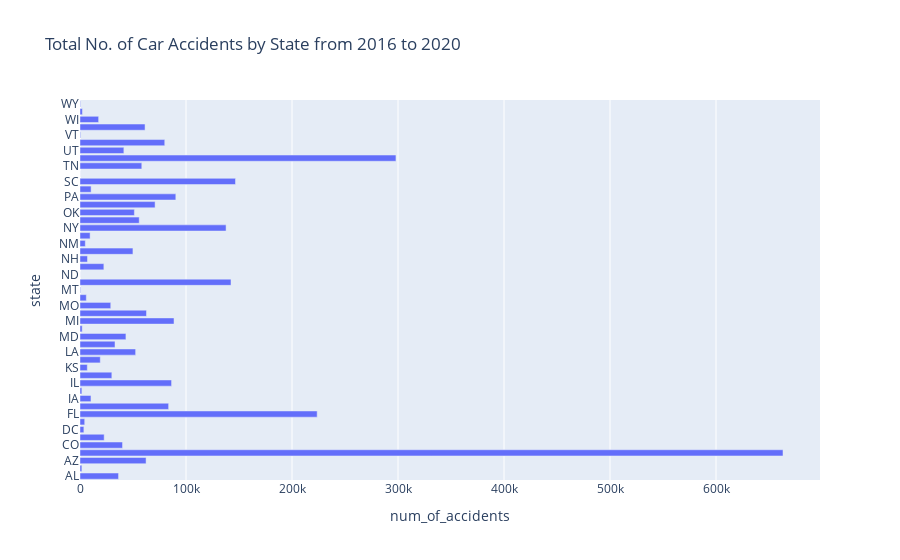

Notebook source saved alongside this figure:
### Markdown cell above
**What are the total number of accidents across each state?**

### Code cell
query = """
    SELECT state, COUNT(accident_id) 
    FROM accidents GROUP BY state;
    """
cur.execute(query)
data = cur.fetchall()

df = pd.DataFrame.from_records(data, columns=['state', 'num_of_accidents'])
fig = px.bar(df, x='num_of_accidents', y='state', 
             title="Total No. of Car Accidents by State from 2016 to 2020")
fig.show()

### Figure 1 — Plotly figure (JSON) as saved in the notebook; plotly's stock layout.template omitted (floating-point values rounded to 4 significant figures)
{"data": [{"alignmentgroup": "True", "hovertemplate": "num_of_accidents=%{x}<br>state=%{y}<extra></extra>", "legendgroup": "", "marker": {"color": "#636efa"}, "name": "", "offsetgroup": "", "orientation": "h", "showlegend": false, "textposition": "auto", "type": "bar", "x": [36369, 1749, 62330, 663204, 40124, 22803, 3653, 4434, 223746, 83620, 10346, 1757, 86390, 30040, 6887, 19122, 52481, 33014, 43328, 2065, 88694, 62727, 29012, 5961, 504, 142460, 43, 22505, 7064, 49942, 5020, 9524, 137799, 55863, 51297, 70840, 90395, 10483, 146689, 60, 58289, 298062, 41385, 79957, 585, 61367, 17580, 2274, 492], "xaxis": "x", "y": ["AL", "AR", "AZ", "CA", "CO", "CT", "DC", "DE", "FL", "GA", "IA", "ID", "IL", "IN", "KS", "KY", "LA", "MA", "MD", "ME", "MI", "MN", "MO", "MS", "MT", "NC", "ND", "NE", "NH", "NJ", "NM", "NV", "NY", "OH", "OK", "OR", "PA", "RI", "SC", "SD", "TN", "TX", "UT", "VA", "VT", "WA", "WI", "WV", "WY"], "yaxis": "y"}], "layout": {"barmode": "relative", "legend": {"tracegroupgap": 0}, "title": {"text": "Total No. of Car Accidents by State from 2016 to 2020"}, "xaxis": {"anchor": "y", "domain": [0, 1], "title": {"text": "num_of_accidents"}}, "yaxis": {"anchor": "x", "domain": [0, 1], "title": {"text": "state"}}}}
